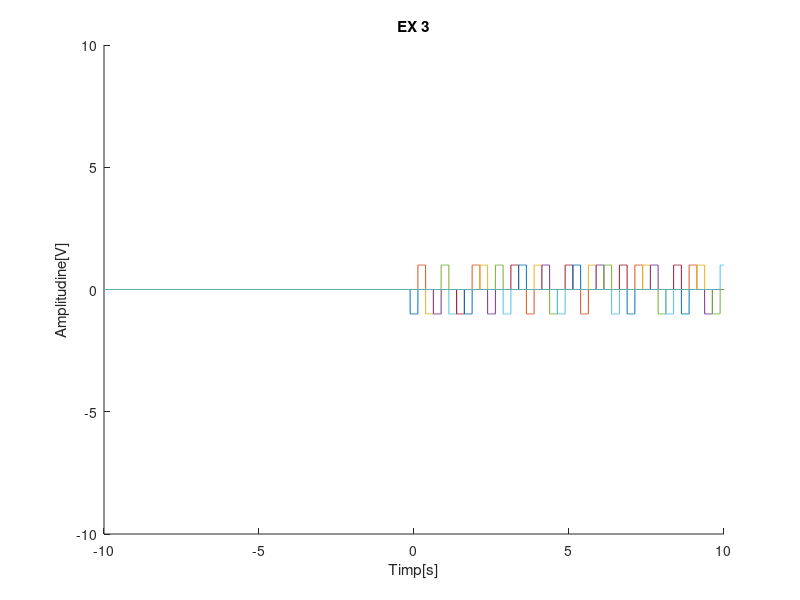
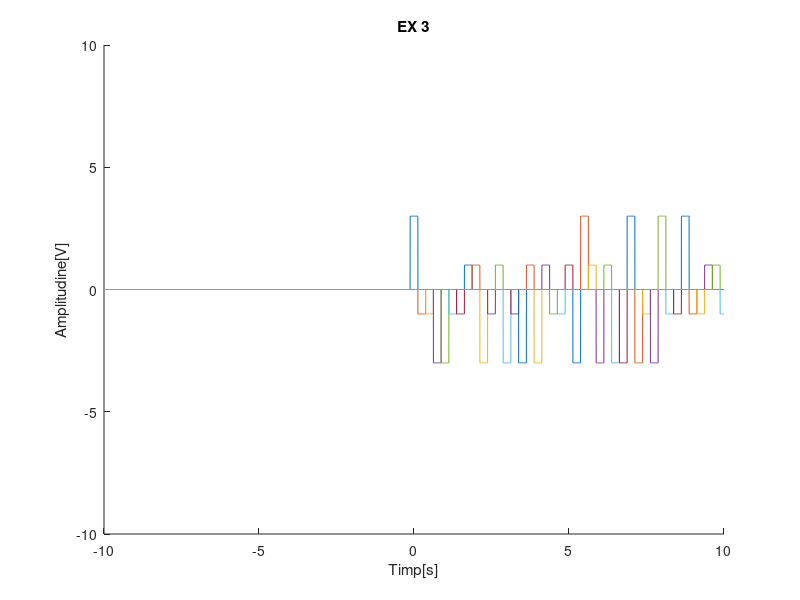
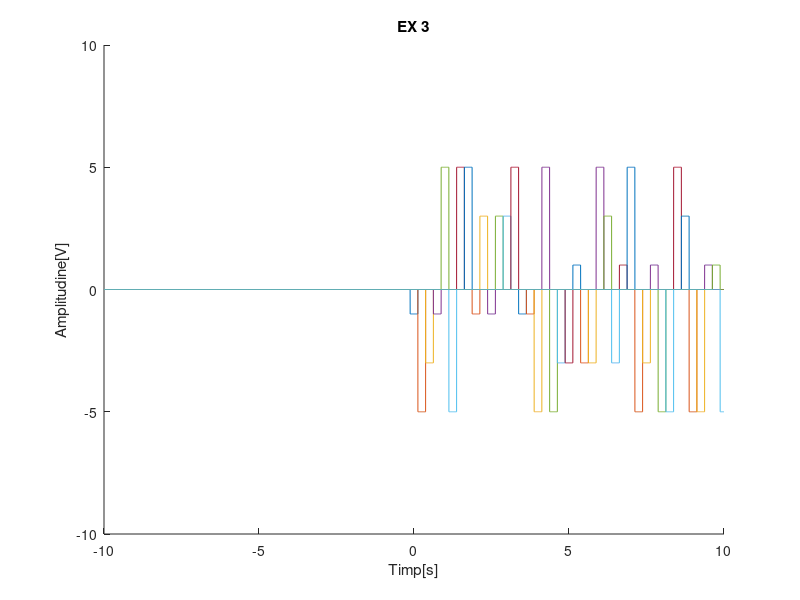
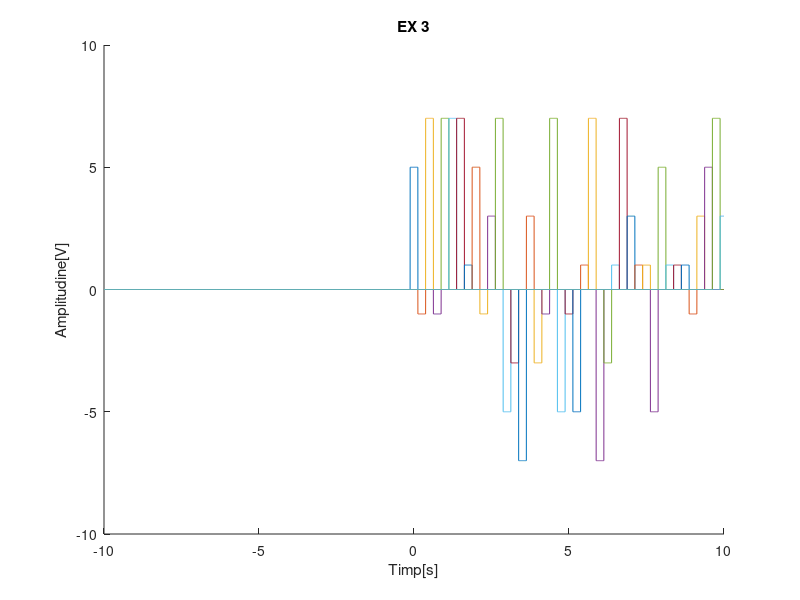

Recreate these plots in MATLAB, in order.
close all;
%pasul = 0.002
%a)
figure(1);

T=10;
t= -T:0.002:T;
nivel = [-1 1];
hold on;
for n=0:0.25:10
y = datasample(nivel, 1);
plot(t, y*rectpuls(t-n, 0.25));
end
axis([-10 10 -10 10]);
title('EX 3');
xlabel('Timp[s]');
ylabel('Amplitudine[V]');


%b)
figure (2);
T=10;
t= -T:0.002:T;
nivel1 = [-3 -1 1 3];
hold on;
for n=0:0.25:10
y = datasample(nivel1, 1);
plot(t, y*rectpuls(t-n, 0.25));
end
axis([-10 10 -10 10]);
title('EX 3');
xlabel('Timp[s]');
ylabel('Amplitudine[V]');

%c)
figure(3);
T=10;
t= -T:0.002:T;
nivel2 = [-5 -3 -1 1 3 5];
hold on;
for n=0:0.25:10
y = datasample(nivel2, 1);
plot(t, y*rectpuls(t-n, 0.25));
end
axis([-10 10 -10 10]);
title('EX 3');
xlabel('Timp[s]');
ylabel('Amplitudine[V]');

%d)
figure(4);
T=10;
t= -T:0.002:T;
nivel3 = [-7 -5 -3 -1 1 3 5 7];
hold on;
for n=0:0.25:10
y = datasample(nivel3, 1);
plot(t, y*rectpuls(t-n, 0.25));
end
axis([-10 10 -10 10]);
title('EX 3');
xlabel('Timp[s]');
ylabel('Amplitudine[V]');